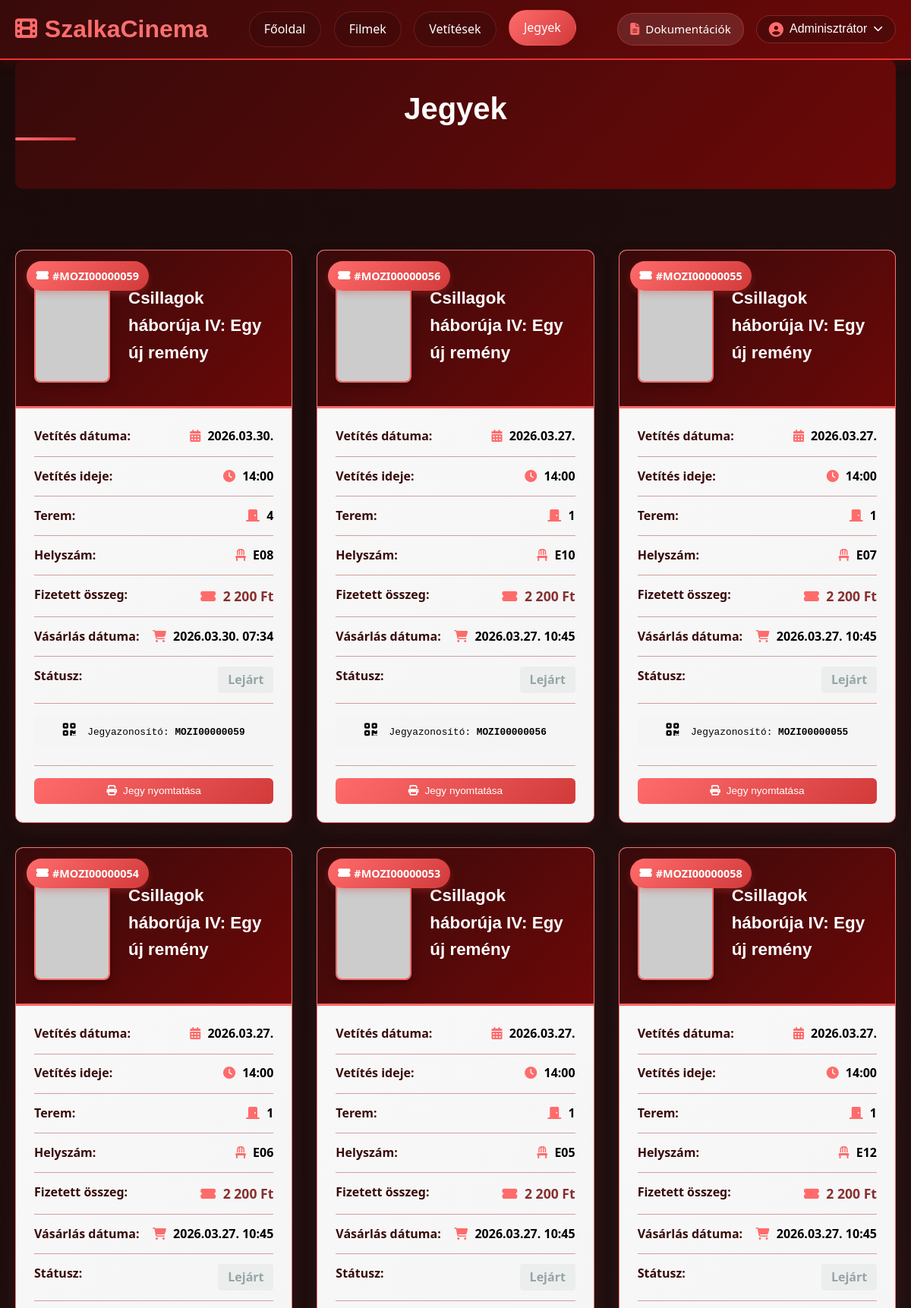
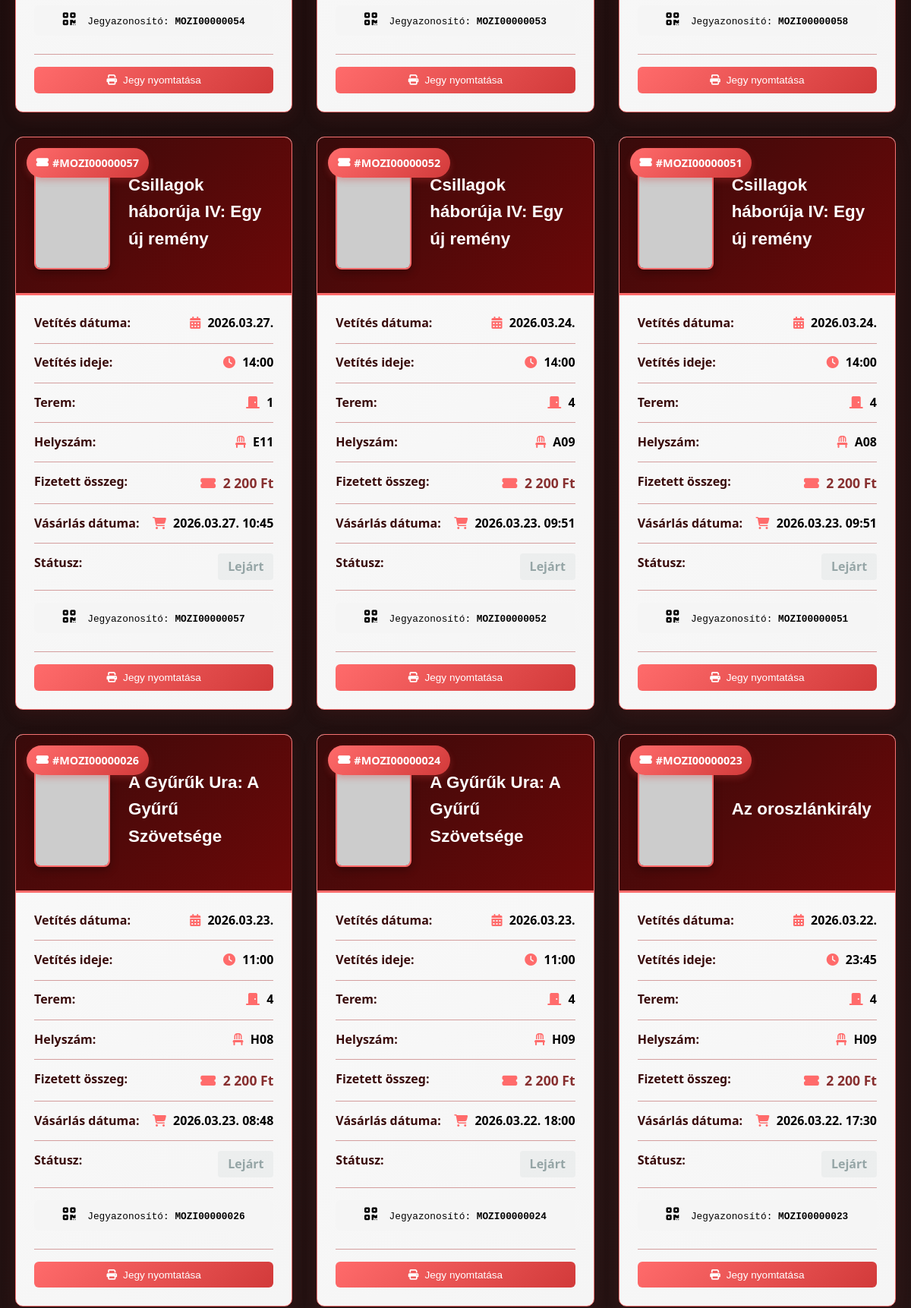
The page /kod/tickets.php (signed in, upper part) on the database its author committed (2 pictures, top to bottom).
### tables this page shows
CREATE TABLE `users` (
  `id` int(11) NOT NULL,
  `username` varchar(50) NOT NULL,
  `email` varchar(100) NOT NULL,
  `password` varchar(255) NOT NULL,
  `full_name` varchar(100) NOT NULL,
  `role` enum('user','admin') DEFAULT 'user',
  `registration_date` timestamp NULL DEFAULT CURRENT_TIMESTAMP,
  `last_login` timestamp NULL DEFAULT NULL
);

CREATE TABLE `tickets` (
  `id` int(11) NOT NULL,
  `user_id` int(11) NOT NULL,
  `screening_id` int(11) NOT NULL,
  `seat_number` varchar(10) NOT NULL,
  `purchase_date` timestamp NULL DEFAULT CURRENT_TIMESTAMP,
  `price_paid` decimal(8,2) NOT NULL,
  `status` enum('active','used','cancelled') DEFAULT 'active',
  `payment_id` int(11) DEFAULT NULL,
  `payment_status` varchar(50) DEFAULT 'pending'
);

CREATE TABLE `movies` (
  `id` int(11) NOT NULL,
  `title` varchar(200) NOT NULL,
  `description` text NOT NULL,
  `director` varchar(100) DEFAULT NULL,
  `duration` int(11) NOT NULL,
  `release_year` year(4) DEFAULT NULL,
  `genre` varchar(100) DEFAULT NULL,
  `rating` decimal(3,1) DEFAULT NULL,
  `poster_url` varchar(500) DEFAULT NULL,
  `trailer_url` varchar(500) DEFAULT NULL,
  `active` tinyint(1) DEFAULT '1'
);

CREATE TABLE `screenings` (
  `id` int(11) NOT NULL,
  `movie_id` int(11) NOT NULL,
  `screening_date` date NOT NULL,
  `screening_time` time NOT NULL,
  `hall_number` int(11) NOT NULL,
  `price` decimal(8,2) NOT NULL,
  `available_seats` int(11) DEFAULT '100'
);

### kod/config.php (called while the page is built, shortened)
<?php
$host = 'localhost';
$dbname = 'mozivizsga26';
$username = 'mozivizsga26';
$password = 'Mozivizsga2026!';
try {
    $pdo = new PDO("mysql:host=$host;dbname=$dbname;charset=utf8", $username, $password);
    $pdo->setAttribute(PDO::ATTR_ERRMODE, PDO::ERRMODE_EXCEPTION);
} catch(PDOException $e) {
    die("Adatbázis kapcsolódási hiba: " . $e->getMessage());
}
function getCurrentUser() {
    if (isset($_SESSION['user_id'])) {
        global $pdo;
        $stmt = $pdo->prepare("SELECT * FROM users WHERE id = ?");
        $stmt->execute([$_SESSION['user_id']]);
        return $stmt->fetch(PDO::FETCH_ASSOC);
    }
    return null;
}
$current_user = getCurrentUser();
?>

### kod/tickets.php (the view, shortened to what this page needs)
<?php
require_once 'config.php';
$stmt = $pdo->prepare("
    SELECT t.*, m.title as movie_title, m.poster_url,
           s.screening_date, s.screening_time, s.hall_number,
           CONCAT(s.screening_date, ' ', s.screening_time) as screening_datetime
    FROM tickets t
    JOIN screenings s ON t.screening_id = s.id
    JOIN movies m ON s.movie_id = m.id
    WHERE t.user_id = ?
    ORDER BY t.purchase_date DESC
");
$stmt->execute([$current_user['id']]);
$tickets = $stmt->fetchAll(PDO::FETCH_ASSOC);
?>
<!DOCTYPE html>
<html lang="hu">
<head>
    <link rel="stylesheet" href="https://cdnjs.cloudflare.com/ajax/libs/font-awesome/6.4.0/css/all.min.css">
    <link rel="stylesheet" href="css/tickets.css">
</head>
<body>
    <?php include 'header.php'; ?>
    <div class="container">
        <div class="page-header">
            <h1 class="section-title">Jegyek</h1>
        </div>
        <main class="main-content">
            <?php if(count($tickets) > 0): ?>
                <div class="tickets-grid">
                    <?php foreach($tickets as $ticket):
                        $current_timestamp = time();
                        $screening_timestamp = strtotime($ticket['screening_datetime']);
                        if($ticket['status'] == 'active' && $screening_timestamp < $current_timestamp) {
                            $ticket['status'] = 'expired';
                        }
                        $ticket_qr_code = 'MOZI' . str_pad($ticket['id'], 8, '0', STR_PAD_LEFT);
                    ?>
                    <div class="ticket-card" id="ticket-<?php echo $ticket['id']; ?>">
                        <div class="ticket-header">
                            <div class="ticket-poster-container">
                                <span class="ticket-id-badge">
                                    <i class="fas fa-ticket-alt"></i> #<?php echo $ticket_qr_code; ?>
                                </span>
                                <img src="<?php echo htmlspecialchars($ticket['poster_url']); ?>"
                                     alt="<?php echo htmlspecialchars($ticket['movie_title']); ?>"
                                     class="ticket-poster"
                                     onerror="this.src='https://via.placeholder.com/100x150/ecf0f1/2c3e50?text=<?php echo urlencode($ticket['movie_title']); ?>'">
                            </div>
                            <div class="ticket-info">
                                <h3 class="ticket-title"><?php echo htmlspecialchars($ticket['movie_title']); ?></h3>
                            </div>
                        </div>
                        <div class="ticket-details">
                            <div class="detail-row">
                                <span class="detail-label">Vetítés dátuma:</span>
                                <span class="detail-value">
                                    <i class="fas fa-calendar-alt"></i> <?php echo date('Y.m.d.', strtotime($ticket['screening_date'])); ?>
                                </span>
                            </div>
                            <div class="detail-row">
                                <span class="detail-label">Vetítés ideje:</span>
                                <span class="detail-value">
                                    <i class="fas fa-clock"></i> <?php echo date('H:i', strtotime($ticket['screening_time'])); ?>
                                </span>
                            </div>
                            <div class="detail-row">
                                <span class="detail-label">Terem:</span>
                                <span class="detail-value">
                                    <i class="fas fa-door-closed"></i> <?php echo $ticket['hall_number']; ?>
                                </span>
                            </div>
                            <div class="detail-row">
                                <span class="detail-label">Helyszám:</span>
                                <span class="detail-value">
                                    <i class="fas fa-chair"></i> <?php echo $ticket['seat_number']; ?>
                                </span>
                            </div>
                            <div class="detail-row">
                                <span class="detail-label">Fizetett összeg:</span>
                                <span class="detail-value price-value">
                                    <i class="fas fa-ticket-alt"></i> <?php echo number_format($ticket['price_paid'], 0, ',', ' '); ?> Ft
                                </span>
                            </div>
                            <div class="detail-row">
                                <span class="detail-label">Vásárlás dátuma:</span>
                                <span class="detail-value">
                                    <i class="fas fa-shopping-cart"></i> <?php echo date('Y.m.d. H:i', strtotime($ticket['purchase_date'])); ?>
                                </span>
                            </div>
                            <div class="detail-row">
                                <span class="detail-label">Státusz:</span>
                                <span class="detail-value status-<?php echo $ticket['status']; ?>">
                                    <?php
                                    $status_text = [
                                        'active' => 'Aktív',
                                        'used' => 'Felhasznált',
                                        'cancelled' => 'Törölt',
                                        'expired' => 'Lejárt',
                                        'cash_pending' => 'Fizetésre vár (helyszínen)'
                                    ];
                                    echo $status_text[$ticket['status']] ?? $ticket['status'];
                                    ?>
                                </span>
                            </div>
                            <div class="ticket-qr no-print">
                                <i class="fas fa-qrcode"></i>
                                Jegyazonosító: <strong><?php echo $ticket_qr_code; ?></strong>
                            </div>
                            <div class="ticket-actions no-print">
                                <button onclick="printTicket(<?php echo $ticket['id']; ?>)" class="btn-print-ticket">
                                    <i class="fas fa-print"></i> Jegy nyomtatása
                                </button>
                            </div>
                        </div>
                    </div>
                    <?php endforeach; ?>
                </div>
            <?php endif; ?>
        </main>
    </div>
    <?php include 'footer.php'; ?>
</body>
</html>

### kod/header.php (shortened to what this page needs)
<?php
if(!isset($no_header)):
$current_page = basename($_SERVER['PHP_SELF']);
?>
<!DOCTYPE html>
<html lang="hu">
<head>
    <link rel="stylesheet" href="https://cdnjs.cloudflare.com/ajax/libs/font-awesome/6.4.0/css/all.min.css">
    <link rel="stylesheet" href="style.css">
</head>
<body>
    <header>
        <div class="container">
            <div class="header-content">
                <div class="header-left">
                    <a href="index.php" class="logo">
                        <i class="fas fa-film"></i>
                        <span><?php echo APP_NAME; ?></span>
                    </a>
                </div>
                <nav id="mainNav">
                    <ul>
                        <li><a href="index.php" <?php echo $current_page == 'index.php' ? 'class="active"' : ''; ?>>Főoldal</a></li>
                        <li><a href="movies.php" <?php echo $current_page == 'movies.php' ? 'class="active"' : ''; ?>>Filmek</a></li>
                        <li><a href="screenings.php" <?php echo $current_page == 'screenings.php' ? 'class="active"' : ''; ?>>Vetítések</a></li>
                        <li><a href="tickets.php" <?php echo $current_page == 'tickets.php' ? 'class="active"' : ''; ?>>Jegyek</a></li>
                    </ul>
                </nav>
                <div class="header-right">
                    <a href="https://github.com/Tuzzy007/mozivizsga" target="_blank" class="doc-btn" aria-label="Dokumentációk">
                        <i class="fas fa-file-alt"></i>
                        <span>Dokumentációk</span>
                    </a>
                    <div class="user-menu">
                        <?php if($current_user): ?>
                            <div class="user-dropdown">
                                <button class="user-btn" id="userDropdownBtn">
                                    <i class="fas fa-user-circle"></i>
                                    <span class="user-name"><?php echo htmlspecialchars($current_user['full_name']); ?></span>
                                    <i class="fas fa-chevron-down"></i>
                                </button>
                            </div>
                        <?php else: ?>
                            <a href="login.php" class="btn btn-outline">Bejelentkezés</a>
                            <a href="register.php" class="btn btn-primary">Regisztráció</a>
                        <?php endif; ?>
                    </div>
                </div>
            </div>
        </div>
    </header>
<?php endif; ?>

### kod/css/tickets.css (style rules this page uses)
.page-header { background: linear-gradient(135deg, #380A0A, #6C0808); padding: 2rem 0; margin-bottom: 2rem; border-radius: 10px; text-align: center; position: relative; }
.tickets-grid { display: grid; grid-template-columns: repeat(auto-fill, minmax(350px, 1fr)); gap: 2rem; margin-bottom: 3rem; }
.ticket-card { background: linear-gradient(135deg, #F9F9F9, #F5F5F5); border-radius: 10px; overflow: hidden; border: 1px solid #F57272; box-shadow: 0 8px 20px rgba(135, 47, 47, 0.15); transition: transform 0.3s ease, box-shadow 0.3s ease, border-color 0.3s ease; position: relative; }
.ticket-header { display: flex; gap: 1.5rem; padding: 1.5rem; background: linear-gradient(135deg, #380A0A, #6C0808); color: white; border-bottom: 3px solid #FF6B6B; }
.ticket-poster-container { position: relative; min-width: 100px; }
.ticket-poster { width: 100px; height: 150px; object-fit: cover; border-radius: 8px; border: 2px solid #FF6B6B; box-shadow: 0 4px 12px rgba(0, 0, 0, 0.3); }
.ticket-id-badge { position: absolute; top: -10px; left: -10px; background: linear-gradient(135deg, #FF6B6B, #D23A3A); color: white; padding: 0.5rem 0.8rem; border-radius: 20px; font-weight: bold; font-size: 0.9rem; box-shadow: 0 4px 8px rgba(210, 58, 58, 0.3); z-index: 2; display: flex; align-items: center; gap: 5px; }
.ticket-info { flex: 1; display: flex; flex-direction: column; justify-content: center; }
.ticket-title { font-family: "Poppins", sans-serif; font-size: 1.4rem; color: white; margin-bottom: 0.5rem; font-weight: 600; }
.ticket-details { padding: 1.5rem; }
.detail-row { display: flex; justify-content: space-between; margin-bottom: 0.8rem; padding-bottom: 0.8rem; border-bottom: 1px solid #D49E9E; }
.detail-label { color: #380A0A; font-weight: 600; }
.detail-value { color: #000000; font-weight: 600; }
.detail-value i { color: #FF6B6B; margin-right: 5px; }
.price-value { color: #872F2F !important; font-size: 1.1rem; font-weight: 700; }
.status-expired { color: #95a5a6 !important; font-weight: 600; background: rgba(149, 165, 166, 0.1); padding: 0.3rem 0.8rem; border-radius: 4px; display: inline-block; }
.ticket-actions { display: flex; gap: 0.5rem; margin-top: 1.5rem; padding-top: 1rem; border-top: 1px solid #D49E9E; }
.btn-print-ticket { background: linear-gradient(135deg, #FF6B6B, #D23A3A); color: white; border: none; padding: 0.6rem 1rem; border-radius: 6px; cursor: pointer; font-size: 0.85rem; display: inline-flex; align-items: center; gap: 0.5rem; transition: all 0.3s ease; flex: 1; justify-content: center; text-decoration: none; }
.ticket-qr { text-align: center; margin-top: 1rem; padding: 0.5rem; background: #f5f5f5; border-radius: 6px; font-family: monospace; font-size: 0.8rem; }
.ticket-qr i { font-size: 1.2rem; margin-right: 0.5rem; }
.main-content { padding: 2rem 0; }

### rows shown on the page
users: full_name "Adminisztrátor"
tickets: id "MOZI00000059", movies.title "Csillagok háborúja IV: Egy új remény", screening.screening_date "2026.03.30.", screening.screening_time "14:00", screening.hall_number "4", seat_number "E08", price_paid "2 200", purchase_date "2026.03.30. 07:34", status "Lejárt"
tickets: id "MOZI00000056", movies.title "Csillagok háborúja IV: Egy új remény", screening.screening_date "2026.03.27.", screening.screening_time "14:00", screening.hall_number "1", seat_number "E10", price_paid "2 200", purchase_date "2026.03.27. 10:45", status "Lejárt"
tickets: id "MOZI00000055", movies.title "Csillagok háborúja IV: Egy új remény", screening.screening_date "2026.03.27.", screening.screening_time "14:00", screening.hall_number "1", seat_number "E07", price_paid "2 200", purchase_date "2026.03.27. 10:45", status "Lejárt"
tickets: id "MOZI00000054", movies.title "Csillagok háborúja IV: Egy új remény", screening.screening_date "2026.03.27.", screening.screening_time "14:00", screening.hall_number "1", seat_number "E06", price_paid "2 200", purchase_date "2026.03.27. 10:45", status "Lejárt"
tickets: id "MOZI00000053", movies.title "Csillagok háborúja IV: Egy új remény", screening.screening_date "2026.03.27.", screening.screening_time "14:00", screening.hall_number "1", seat_number "E05", price_paid "2 200", purchase_date "2026.03.27. 10:45", status "Lejárt"
tickets: id "MOZI00000058", movies.title "Csillagok háborúja IV: Egy új remény", screening.screening_date "2026.03.27.", screening.screening_time "14:00", screening.hall_number "1", seat_number "E12", price_paid "2 200", purchase_date "2026.03.27. 10:45", status "Lejárt"
tickets: id "MOZI00000057", movies.title "Csillagok háborúja IV: Egy új remény", screening.screening_date "2026.03.27.", screening.screening_time "14:00", screening.hall_number "1", seat_number "E11", price_paid "2 200", purchase_date "2026.03.27. 10:45", status "Lejárt"
tickets: id "MOZI00000052", movies.title "Csillagok háborúja IV: Egy új remény", screening.screening_date "2026.03.24.", screening.screening_time "14:00", screening.hall_number "4", seat_number "A09", price_paid "2 200", purchase_date "2026.03.23. 09:51", status "Lejárt"
tickets: id "MOZI00000051", movies.title "Csillagok háborúja IV: Egy új remény", screening.screening_date "2026.03.24.", screening.screening_time "14:00", screening.hall_number "4", seat_number "A08", price_paid "2 200", purchase_date "2026.03.23. 09:51", status "Lejárt"
tickets: id "MOZI00000026", movies.title "A Gyűrűk Ura: A Gyűrű Szövetsége", screening.screening_date "2026.03.23.", screening.screening_time "11:00", screening.hall_number "4", seat_number "H08", price_paid "2 200", purchase_date "2026.03.23. 08:48", status "Lejárt"
tickets: id "MOZI00000024", movies.title "A Gyűrűk Ura: A Gyűrű Szövetsége", screening.screening_date "2026.03.23.", screening.screening_time "11:00", screening.hall_number "4", seat_number "H09", price_paid "2 200", purchase_date "2026.03.22. 18:00", status "Lejárt"
tickets: id "MOZI00000023", movies.title "Az oroszlánkirály", screening.screening_date "2026.03.22.", screening.screening_time "23:45", screening.hall_number "4", seat_number "H09", price_paid "2 200", purchase_date "2026.03.22. 17:30", status "Lejárt"

### other values the page prints
APP_NAME "SzalkaCinema"
